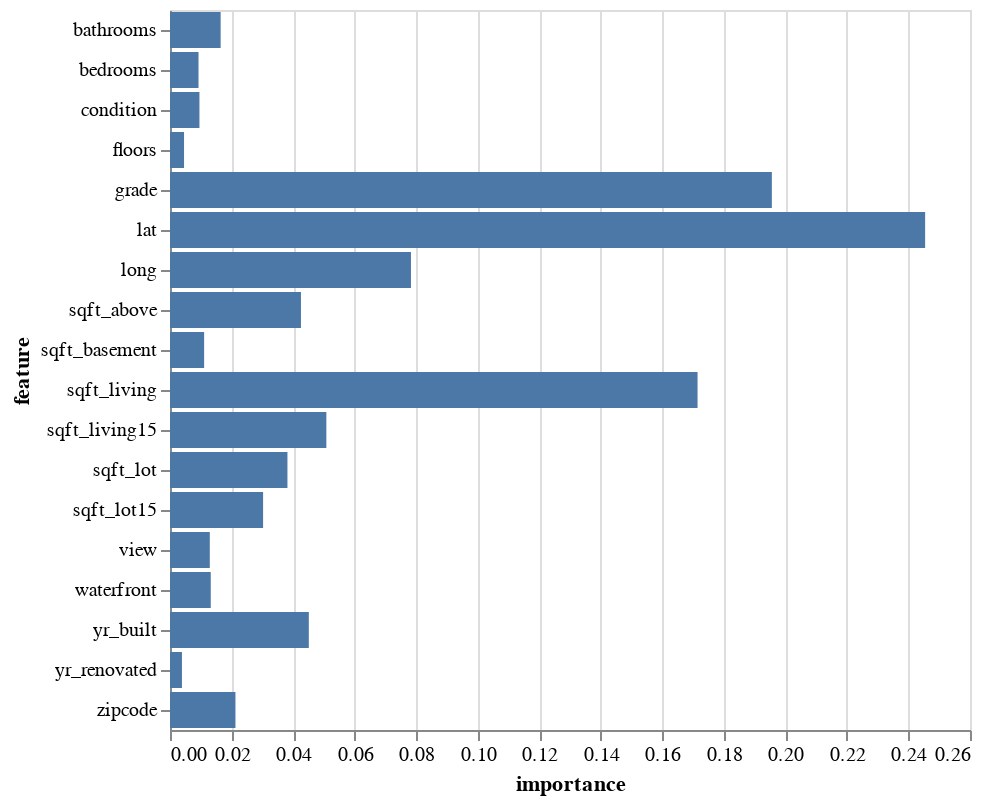

Here is the notebook cell this chart was saved with:
### Markdown cell above
Using a bar chart to visualize this information is very natural.  We will use horizontal bars just for something different.

### Code cell
alt.Chart(df_feat).mark_bar().encode(
    x="importance",
    y="feature"
)

### Figure 1 — Vega-Lite specification as saved in the notebook (floating-point values rounded to 4 significant figures)
{"config": {"view": {"continuousWidth": 400, "continuousHeight": 300}}, "data": {"name": "data-2c9144a34f9202b098f547d0994620ea"}, "mark": "bar", "encoding": {"x": {"field": "importance", "type": "quantitative"}, "y": {"field": "feature", "type": "nominal"}}, "$schema": "https://vega.github.io/schema/vega-lite/v4.17.0.json", "datasets": {"data-2c9144a34f9202b098f547d0994620ea": [{"importance": 0.009268, "feature": "bedrooms"}, {"importance": 0.01646, "feature": "bathrooms"}, {"importance": 0.1715, "feature": "sqft_living"}, {"importance": 0.03817, "feature": "sqft_lot"}, {"importance": 0.004564, "feature": "floors"}, {"importance": 0.01324, "feature": "waterfront"}, {"importance": 0.01294, "feature": "view"}, {"importance": 0.00957, "feature": "condition"}, {"importance": 0.1956, "feature": "grade"}, {"importance": 0.04256, "feature": "sqft_above"}, {"importance": 0.01109, "feature": "sqft_basement"}, {"importance": 0.04512, "feature": "yr_built"}, {"importance": 0.003884, "feature": "yr_renovated"}, {"importance": 0.02127, "feature": "zipcode"}, {"importance": 0.2454, "feature": "lat"}, {"importance": 0.07831, "feature": "long"}, {"importance": 0.05082, "feature": "sqft_living15"}, {"importance": 0.03025, "feature": "sqft_lot15"}]}}
